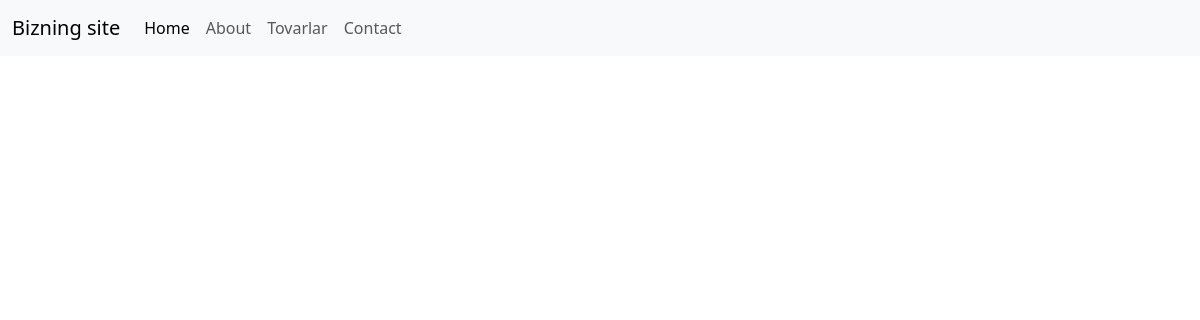
The page /news/mahalliy on the database as committed earlier.
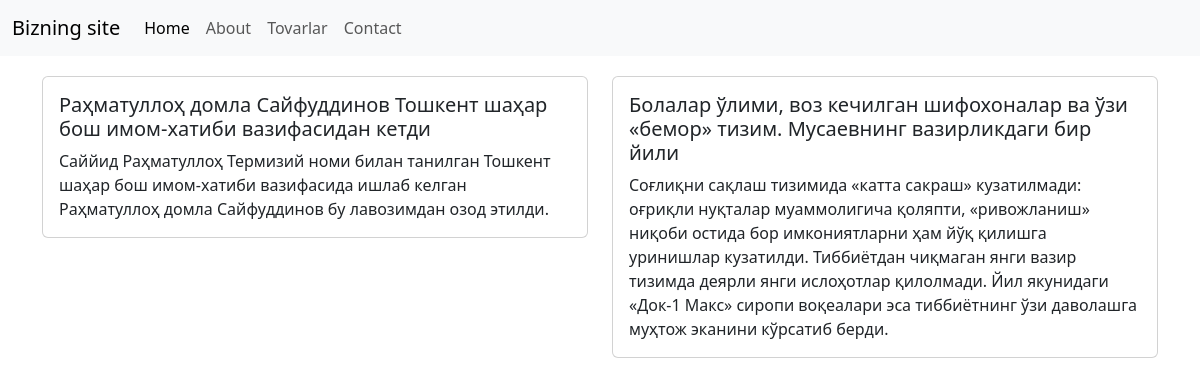
The same page on the database as committed later.
### main/models.py (models this page shows, shortened)
class Yangiliklar(models.Model):
    title = models.CharField(max_length=100)
    body = models.TextField()
    type = models.CharField(max_length=50, default='')
    class Meta:
        verbose_name = 'item'
        verbose_name_plural = 'news'

### main/views.py (the view)
# urls.py: path('news/<str:pk>', news, name='news'),
def news(request, pk):
    news = Yangiliklar.objects.all().filter(type=pk)
    context = {
        'news': news
    }
    return render(request, 'main/news.html', context)

### main/templates/main/news.html (shortened to what this page needs)
{% extends 'main/base.html' %}
{% block body %}
<div class="container">
  <div class="row">
{% for i in news %}
  <div class="col-sm-6 mb-3 news">
    <div class="card">
      <div class="card-body">
        <h5 class="card-title">{{i.title}}</h5>
        <p class="card-text">{{i.body}}</p>
      </div>
    </div>
  </div>
{% endfor %}
</div>
</div>
{% endblock %}

Rows that differ between the two databases and show on the page:
now on this page (row edited): Yangiliklar: title "Раҳматуллоҳ домла Сайфуддинов Тошкент шаҳар бош имом-хатиби вазифасидан кетди", body "Саййид Раҳматуллоҳ Термизий номи билан танилган Тошкент шаҳар бош имом-хатиби вазифасида ишлаб келган Раҳматуллоҳ домла Сайфуддинов бу лавозимдан озод этилди."
now on this page (row edited): Yangiliklar: title "Болалар ўлими, воз кечилган шифохоналар ва ўзи «бемор» тизим. Мусаевнинг вазирликдаги бир йили", body "Соғлиқни сақлаш тизимида «катта сакраш» кузатилмади: оғриқли нуқталар муаммолигича қоляпти, «ривожланиш» ниқоби остида бор имкониятларни ҳам йўқ қилишга уринишлар кузатилди. Тиббиётдан чиқмаган янги вазир тизимда деярли янги ислоҳотлар қилолмади. Йил якунидаги «Док-1 Макс» сиропи воқеалари эса тиббиётнинг ўзи даволашга муҳтож эканини кўрсатиб берди."
